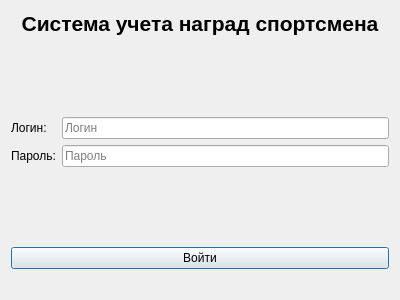
<?xml version="1.0" encoding="UTF-8"?>
<ui version="4.0">
 <class>LoginWindow</class>
 <widget class="QDialog" name="LoginWindow">
  <property name="geometry">
   <rect>
    <x>0</x>
    <y>0</y>
    <width>400</width>
    <height>300</height>
   </rect>
  </property>
  <property name="windowTitle">
   <string>Вход в систему</string>
  </property>
  <layout class="QVBoxLayout" name="verticalLayout">
   <item>
    <widget class="QLabel" name="titleLabel">
     <property name="font">
      <font>
       <pointsize>16</pointsize>
       <bold>true</bold>
      </font>
     </property>
     <property name="text">
      <string>Система учета наград спортсмена</string>
     </property>
     <property name="alignment">
      <set>Qt::AlignCenter</set>
     </property>
    </widget>
   </item>
   <item>
    <spacer name="verticalSpacer_2">
     <property name="orientation">
      <enum>Qt::Vertical</enum>
     </property>
     <property name="sizeHint" stdset="0">
      <size>
       <width>20</width>
       <height>20</height>
      </size>
     </property>
    </spacer>
   </item>
   <item>
    <layout class="QFormLayout" name="formLayout">
     <item row="0" column="0">
      <widget class="QLabel" name="loginLabel">
       <property name="text">
        <string>Логин:</string>
       </property>
      </widget>
     </item>
     <item row="0" column="1">
      <widget class="QLineEdit" name="loginLineEdit">
       <property name="toolTip">
        <string>Введите ваш логин</string>
       </property>
       <property name="placeholderText">
        <string>Логин</string>
       </property>
      </widget>
     </item>
     <item row="1" column="0">
      <widget class="QLabel" name="passwordLabel">
       <property name="text">
        <string>Пароль:</string>
       </property>
      </widget>
     </item>
     <item row="1" column="1">
      <widget class="QLineEdit" name="passwordLineEdit">
       <property name="toolTip">
        <string>Введите ваш пароль</string>
       </property>
       <property name="echoMode">
        <enum>QLineEdit::Password</enum>
       </property>
       <property name="placeholderText">
        <string>Пароль</string>
       </property>
      </widget>
     </item>
    </layout>
   </item>
   <item>
    <spacer name="verticalSpacer">
     <property name="orientation">
      <enum>Qt::Vertical</enum>
     </property>
     <property name="sizeHint" stdset="0">
      <size>
       <width>20</width>
       <height>20</height>
      </size>
     </property>
    </spacer>
   </item>
   <item>
    <widget class="QPushButton" name="loginButton">
     <property name="text">
      <string>Войти</string>
     </property>
    </widget>
   </item>
   <item>
    <widget class="QLabel" name="errorLabel">
     <property name="styleSheet">
      <string notr="true">color: red;</string>
     </property>
     <property name="text">
      <string/>
     </property>
     <property name="alignment">
      <set>Qt::AlignCenter</set>
     </property>
    </widget>
   </item>
  </layout>
 </widget>
 <resources/>
 <connections/>
</ui>
